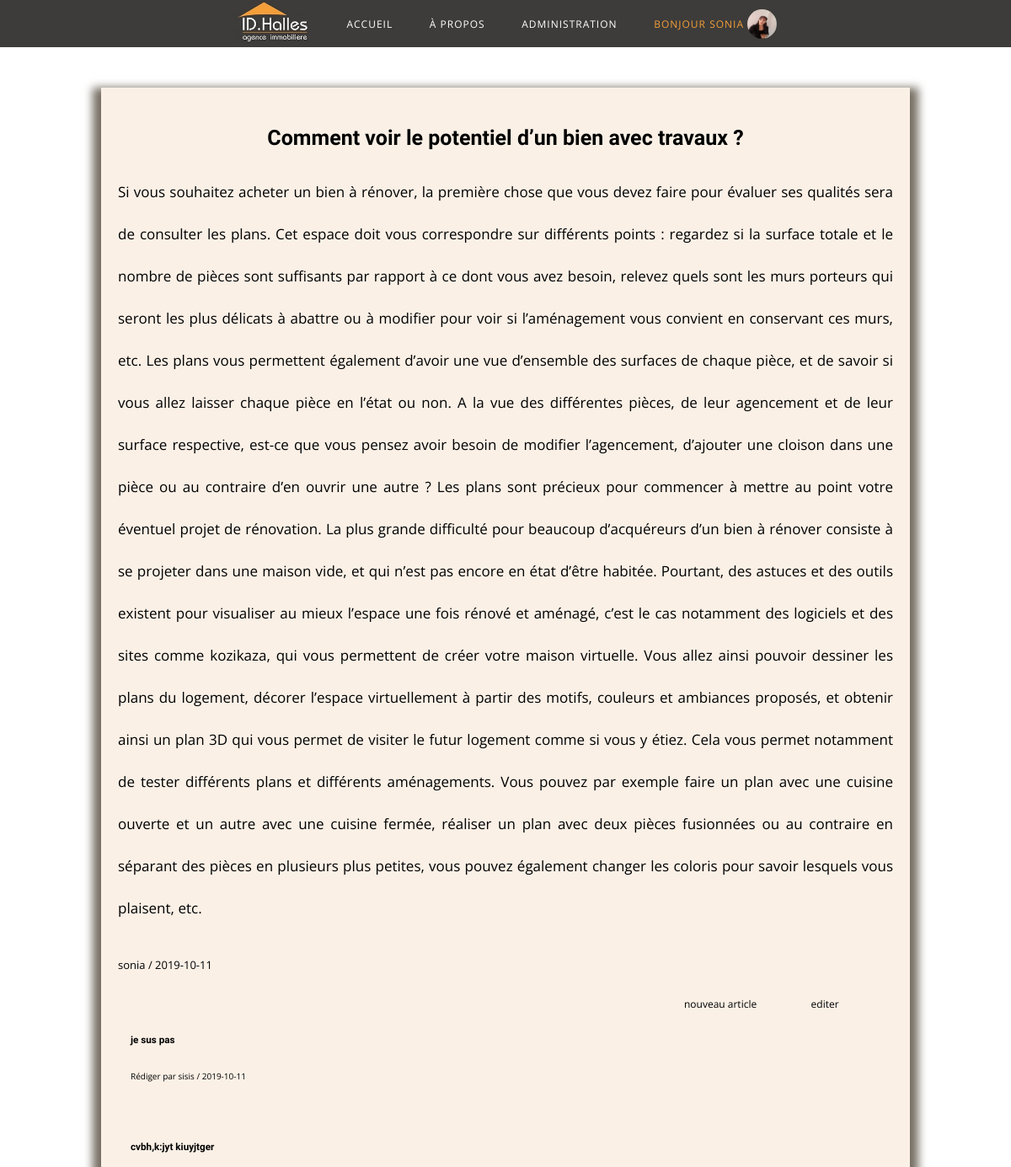
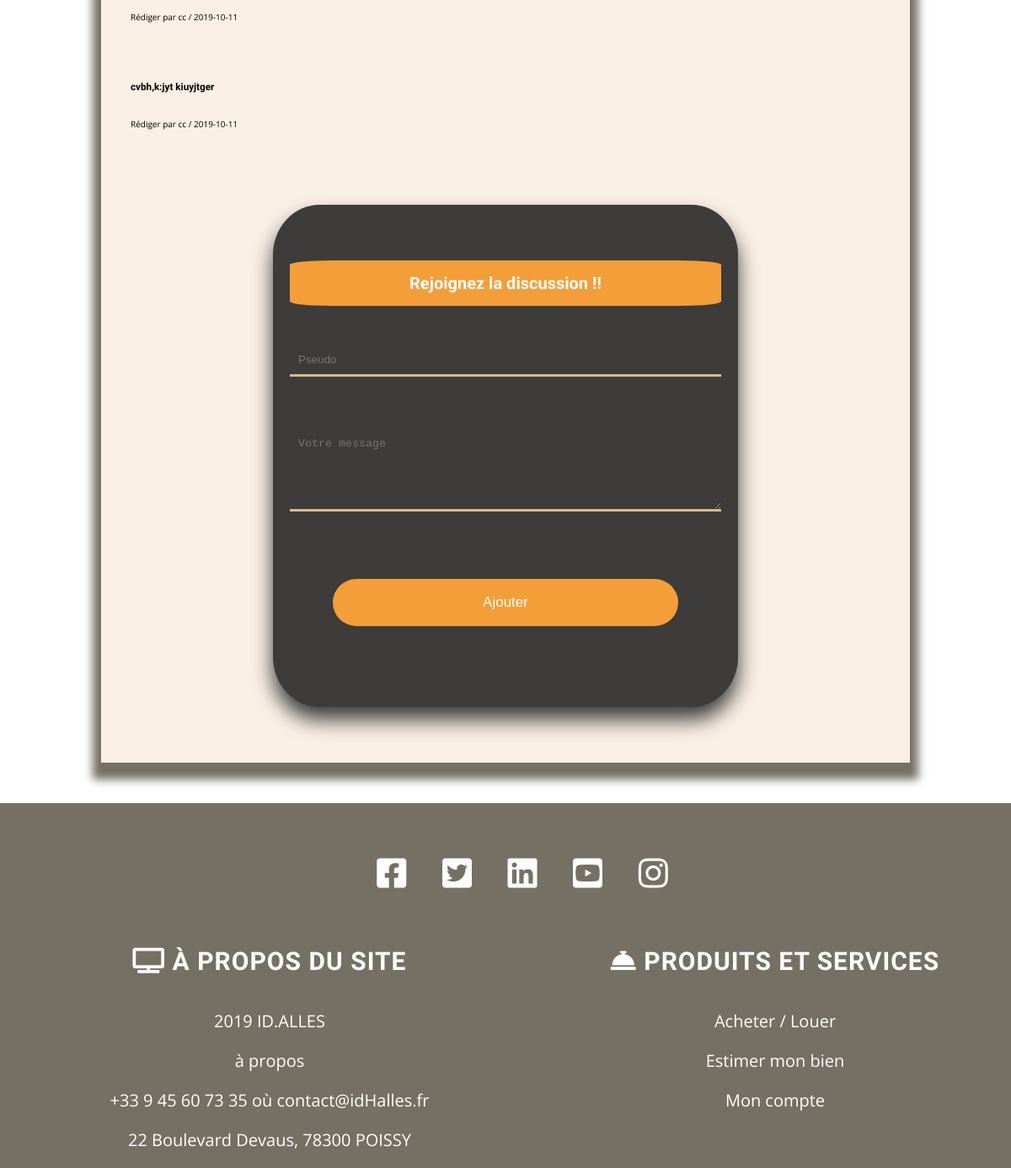
Page /detailsArticle.php?id=1 (signed in) on the committed database (2 pictures, top to bottom).
### tables this page shows
CREATE TABLE IF NOT EXISTS `users` (
  `id_user` int(11) NOT NULL AUTO_INCREMENT,
  `avatar` varchar(250) NOT NULL,
  `lastName` varchar(250) NOT NULL,
  `firstName` varchar(250) NOT NULL,
  `birth_date` date NOT NULL,
  `pseudo` varchar(250) NOT NULL,
  `password` varchar(250) NOT NULL,
  `e_mail` varchar(250) NOT NULL,
  `adress` text NOT NULL,
  `phoneMobile` varchar(250) NOT NULL,
  `admin` int(11) DEFAULT NULL,
  PRIMARY KEY (`id_user`)
);

CREATE TABLE IF NOT EXISTS `posts` (
  `id_post` int(11) NOT NULL AUTO_INCREMENT,
  `title` varchar(250) NOT NULL,
  `content` text NOT NULL,
  `date_publication` date NOT NULL,
  `id_user` int(11) NOT NULL,
  PRIMARY KEY (`id_post`),
  KEY `id_user` (`id_user`)
);

CREATE TABLE IF NOT EXISTS `comments` (
  `id_comment` int(11) NOT NULL AUTO_INCREMENT,
  `name` varchar(250) NOT NULL,
  `comment` text NOT NULL,
  `date_publication` date NOT NULL,
  `id_post` int(11) NOT NULL,
  PRIMARY KEY (`id_comment`),
  KEY `id_post` (`id_post`)
);

### detailsArticle.php (called while the page is built, shortened)
<?php
require('application/database.php');
if(isset($_SESSION['id_user'])){
    $userInfo=getIdUser($_SESSION['id_user']);
}
$id=$_GET['id'];
$data=getArticleUser($id);
$getCommentaire=getComment($id);
include 'layout.phtml';

### application/database.php (called while the page is built, shortened)
<?php
function createconnection(){
    $pdo=new PDO('mysql:host=localhost;dbname=projet;charset=utf8','root','');
    $pdo->setAttribute(PDO::ATTR_ERRMODE, PDO::ERRMODE_EXCEPTION);
    return $pdo;
}
function getIdUser($id){
    $pdo=createconnection();
    $req=$pdo->prepare('SELECT * FROM `users` WHERE `id_user`=?');
    $req->execute(array($id));
    $idUser=$req->fetch(PDO::FETCH_ASSOC);
    return $idUser;
}
function getArticleUser($id){
    $pdo=createConnection();
	$req=$pdo->prepare('SELECT * FROM `posts` JOIN `users` ON `users`.`id_user`=`posts`.`id_user` WHERE `posts`.`id_post`= ?');
	$req->execute(array($id));
	$data=$req->fetchAll(PDO::FETCH_ASSOC);
	return $data;
}
function getComment($id){
    $pdo=createConnection();
	$req=$pdo->prepare('SELECT * FROM `comments` WHERE `id_post`=?');
	$req->execute(array($id));
	$getcommentaire=$req->fetchAll(PDO::FETCH_ASSOC);
	return $getcommentaire;
}
?>

### detailsArticle.phtml (the view, shortened to what this page needs)
<main class='mainDetailArticle'>
       <?php  foreach($data as $value): ?>
           <div class='detailArticle'>
               <h3><?= $value['title']; ?></h3>
               <p><?= $value['content']; ?></p>
               <p class='auteur'><?= $value['pseudo']; ?> / <?= $value['date_publication']; ?></p>
			<a href="editerArticle.php?id=<?= $value['id_post']; ?>" class='edition'>editer</a>
			<a href="writeArticle.php?id=<?= $userInfo['id_user']; ?>" class='newArticle'>nouveau article</a>
           </div>
           <?php endforeach; ?>
               <?php  foreach($getCommentaire as $value): ?>
                   <div class='comment'>
                       <h3><?= $value['comment']; ?></h3>
                       <p>Rédiger par <?= $value['name']; ?> / <?= $value['date_publication']; ?></p>
                   </div>
               <?php endforeach; ?>
	<form method="post" class='userConnect'>
			<h3> Rejoignez la discussion !! </h3>
			<div>
				<input type="text" name="name" id="radio" placeholder='Pseudo' value="<?php if(isset($pseudo)) echo $pseudo; ?>">
			</div>
			<div>
				<textarea id="comment" name="commentaire" placeholder='Votre message' rows="5" cols="30"><?php if(isset($pseudo)) echo $pseudo; ?></textarea>
			</div>
               <div>
			    <button type='submit'>Ajouter</button>
               </div>
	</form>
</main>

### header/header.php (shortened to what this page needs)
<nav>
        <ul>
            <?php if(isset($userInfo) && $userInfo['admin']==1) : ?>
                <li><a href='index.php?id=<?=intval($userInfo['id_user']); ?>'><img src='image/images.jpg' class='logo'></a></li>
                <li><a href="index.php?id=<?= intval($userInfo['id_user']); ?>">accueil</a></li>
                <li><a href="aPropos.php?id=<?= intval($userInfo['id_user']); ?>">à propos </a></li>
                    <li><a href='infoUserAdmin.php?id=<?= intval($userInfo['id_user']); ?>'>Administration</a>
                    </li>
                         <?php if(isset($userInfo)) : ?>
                         <li>
                            <a href='user.php?id=<?= intval($userInfo['id_user']); ?>'><span>Bonjour <?= htmlspecialchars($userInfo['pseudo']); ?></span>
                                <?php if(!empty($userInfo['avatar'])) :?>
                                <img src="image/utilisateur/<?= $userInfo['avatar'] ;?>" class='pictur'>
                                <?php else : ?>
                                    <img src="image/utilisateur/default.jpg" whidth="100px">
                                    <?php endif; ?>
                                    <?php endif; ?>
                            </a>
                        </li>
                <?php endif; ?>
        </ul>
    </nav>

### css/style.css (style rules this page uses)
* { -o-box-sizing: border-box; -moz-box-sizing: border-box; -webkit-sizing: border-box; -ms-sizing: border-box; -khtml-sizing: border-box; box-sizing: border-box; outline: none; }
html { font-size:62.5%; }
body { text-align: center; margin:0; padding:0; font-family: 'Open Sans', sans-serif; }
p { line-height: 5rem; }
h1,h2,h3 { font-family: 'Amaranth', sans-serif; }
span,.partenaires .fas,strong { color:#f49e39; }
.articleBlog .auteur, .detailArticle .auteur { text-align:left; font-size:1.3rem; }
.articleBlog h3, .detailArticle h3 { font-size:2.5rem; }
.articleBlog p, .detailArticle p { text-align: justify; font-size:1.7rem; }
.articleBlog .detail, .detailArticle .edition, .detailArticle .newArticle { display: inline-block; float: right; text-decoration: none; color:#fff; font-size:1.2rem; margin-right:7%; }
.mainDetailArticle { background-color:#FAF0E6; width: 80%; margin:auto; padding:20px; box-shadow:0 10px 10px 10px #766F64; margin-bottom: 4%; margin-top: 4%; }
.detailArticle .edition, .detailArticle .newArticle { color:#000; }
.comment { text-align:left; padding:15px; }
.userConnect h3, .infoUser h2 { text-align:center; margin:auto; margin-bottom: 9%; margin-top: 9%; background-color:#f49e39; font-size:2rem; padding:15px; border-radius: 10%; }
.pictur { width: 35px; border-radius: 50%; vertical-align: top; }

### css/header.css (style rules this page uses)
header nav img { width: 90px; }
nav ul { list-style-type: none; margin: 0; padding: 0; text-align: left; }
header nav { display: -webkit-box; display: -ms-flexbox; display: flex; -webkit-box-pack: justify; -ms-flex-pack: justify; justify-content: space-around; -webkit-box-align: center; -ms-flex-align: center; align-items: center; text-transform: uppercase; letter-spacing: 1px; }
header a { padding: 20px; color:#fff; font-size:1.2rem; text-decoration: none; }
header nav>ul>li { display:inline-block; vertical-align:middle; position: relative; }
nav span { display: inline-block; vertical-align: top; margin-top: 5%; }

### css/form.css (style rules this page uses)
.userConnect { width: 60%; margin:auto; background-color:#3d3c3a; color:white; padding:20px; -webkit-box-shadow: 0 15px 25px #3d3c3a; -moz-box-shadow: 0 15px 25px #3d3c3a; -o-box-shadow: 0 15px 25px #3d3c3a; -khtml-box-shadow: 0 15px 25px #3d3c3a; -ms-box-shadow: 0 15px 25px #3d3c3a; box-shadow:0 15px 25px #3d3c3a; -ms-border-radius: 10%; -webkit-border-radius: 10%; -moz-border-radius: 10%; -o-border-radius: 10%; -khtml-border-radius: 10%; border-radius:10%; border:0px; margin-top:5%; margin-bottom: 5%; }
.userConnect div { margin-bottom: 12%; }
.userConnect input, .userConnect textarea { width: 100%; padding:10px; border-right: 0; border-top: 0; border-left:0; background-color:#3d3c3a; border-bottom:3px solid #DEB887; color:#fff; }

### css/button.css (style rules this page uses)
.userConnect button, .article button { margin-top: 3%; margin-bottom: 3%; border-radius:50px; padding:18px; width: 80%; background-color:#f49e39; border:none; color:#fff; cursor:pointer; font-size:1.7rem; }

### rows in the picture
users: pseudo "SONIA", avatar (picture)
posts: title "Comment voir le potentiel d’un bien avec travaux ?", content "Si vous souhaitez acheter un bien à rénover, la première chose que vous devez faire pour évaluer ses qualités sera de consulter les plans. Cet espace doit vous correspondre sur différents points : regardez si la surface totale et le nombre de pièces sont suffisants par rapport à ce dont vous avez besoin, relevez quels sont les murs porteurs qui seront les plus délicats à abattre ou à modifier pour voir si l’aménagement vous convient en conservant ces murs, etc. Les plans vous permettent également d’avoir une vue d’ensemble des surfaces de chaque pièce, et de savoir si vous allez laisser chaque pièce en l’état ou non. A la vue des différentes pièces, de leur agencement et de leur surface…", id_user.pseudo "sonia", date_publication "2019-10-11"
comments: comment "je sus pas", name "sisis", date_publication "2019-10-11"
comments: comment "cvbh,k:jyt kiuyjtger", name "cc", date_publication "2019-10-11"
comments: comment "cvbh,k:jyt kiuyjtger", name "cc", date_publication "2019-10-11"
